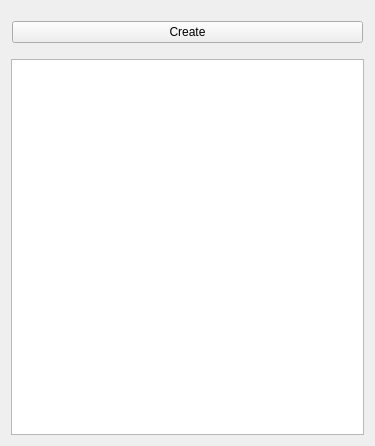
<?xml version="1.0" encoding="UTF-8"?>
<ui version="4.0">
 <class>AlbumListWidget</class>
 <widget class="QWidget" name="AlbumListWidget">
  <property name="geometry">
   <rect>
    <x>0</x>
    <y>0</y>
    <width>375</width>
    <height>446</height>
   </rect>
  </property>
  <property name="windowTitle">
   <string>Form</string>
  </property>
  <layout class="QVBoxLayout" name="verticalLayout">
   <item>
    <widget class="QFrame" name="frame">
     <layout class="QHBoxLayout" name="horizontalLayout">
      <property name="leftMargin">
       <number>1</number>
      </property>
      <property name="topMargin">
       <number>10</number>
      </property>
      <property name="rightMargin">
       <number>1</number>
      </property>
      <property name="bottomMargin">
       <number>10</number>
      </property>
      <item>
       <widget class="QPushButton" name="createAlbumButton">
        <property name="text">
         <string>Create</string>
        </property>
        <property name="icon">
         <iconset resource="resource.qrc">
          <normaloff>:/icons/album-add.png</normaloff>:/icons/album-add.png</iconset>
        </property>
       </widget>
      </item>
     </layout>
    </widget>
   </item>
   <item>
    <widget class="QListView" name="albumList"/>
   </item>
  </layout>
 </widget>
 <resources>
  <include location="resource.qrc"/>
 </resources>
 <connections/>
</ui>
